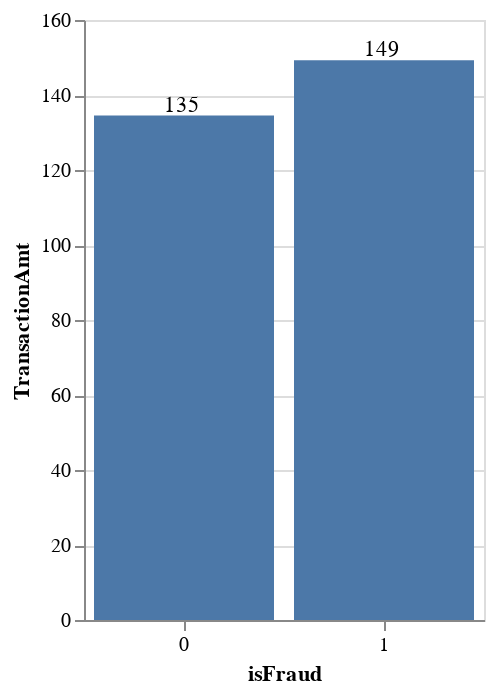

Here is the notebook cell this chart was saved with:
### Code cell
#One can check the purchase amount average for each kind of transaction.
bar_chart=alt.Chart(tAmountdf).mark_bar().encode(
    x=alt.X('isFraud:N', axis=alt.Axis(labelAngle=0)),
    y='TransactionAmt:Q')

bar_text = bar_chart.mark_text(align='left', baseline='bottom', dx=-10).encode(text=alt.X('TransactionAmt:Q', format=".0f"))

(bar_chart + bar_text).properties(width=200)

### Figure 1 — Vega-Lite specification as saved in the notebook (floating-point values rounded to 4 significant figures)
{"$schema": "https://vega.github.io/schema/vega-lite/v4.17.0.json", "config": {"view": {"continuousHeight": 300, "continuousWidth": 400}}, "data": {"name": "data-0488c2cc9680591bf39cb644c5b66262"}, "datasets": {"data-0488c2cc9680591bf39cb644c5b66262": [{"TransactionAmt": 134.5, "isFraud": 0}, {"TransactionAmt": 149.2, "isFraud": 1}]}, "layer": [{"encoding": {"x": {"axis": {"labelAngle": 0}, "field": "isFraud", "type": "nominal"}, "y": {"field": "TransactionAmt", "type": "quantitative"}}, "mark": "bar"}, {"encoding": {"text": {"field": "TransactionAmt", "format": ".0f", "type": "quantitative"}, "x": {"axis": {"labelAngle": 0}, "field": "isFraud", "type": "nominal"}, "y": {"field": "TransactionAmt", "type": "quantitative"}}, "mark": {"align": "left", "baseline": "bottom", "dx": -10, "type": "text"}}], "width": 200}
